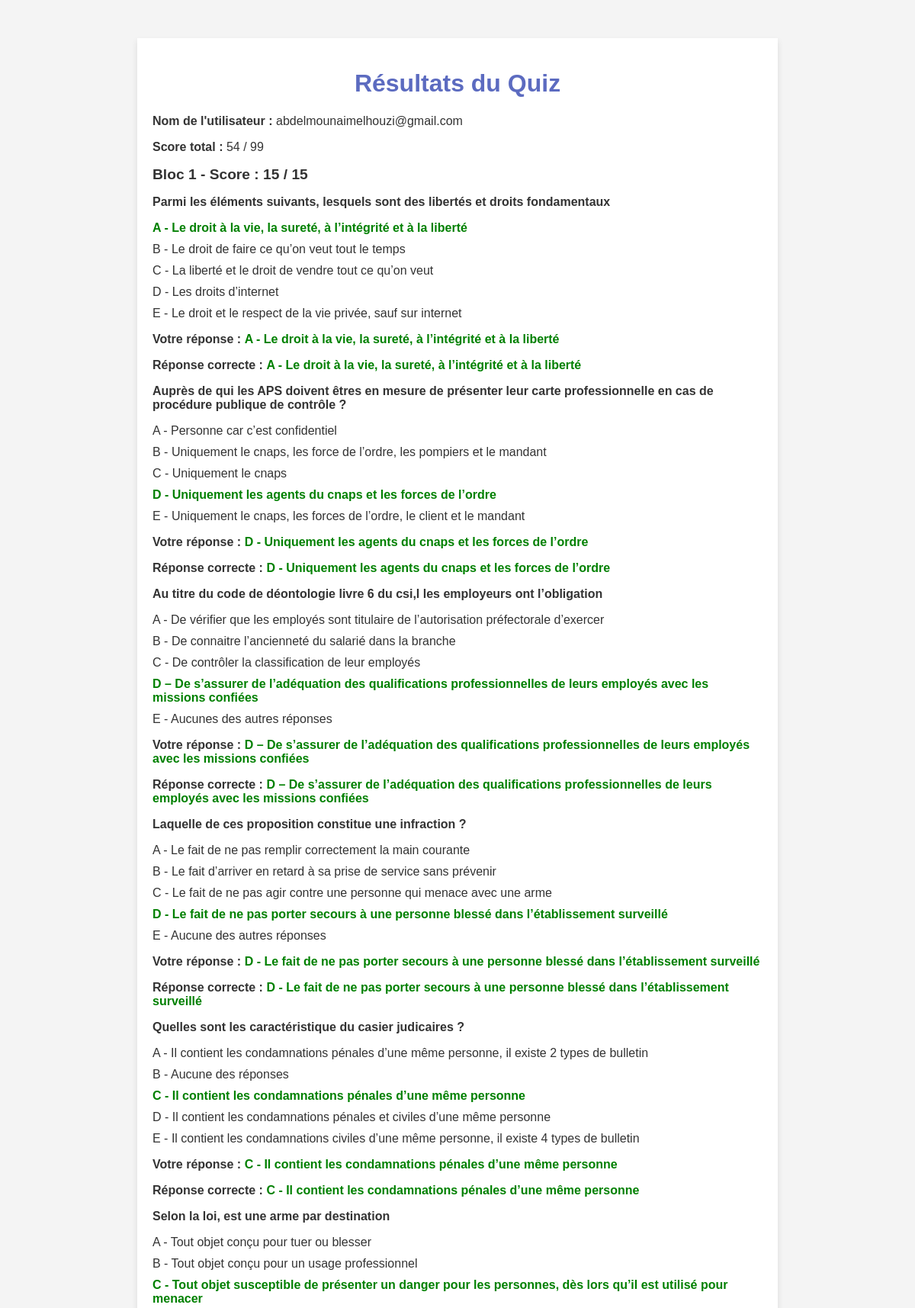
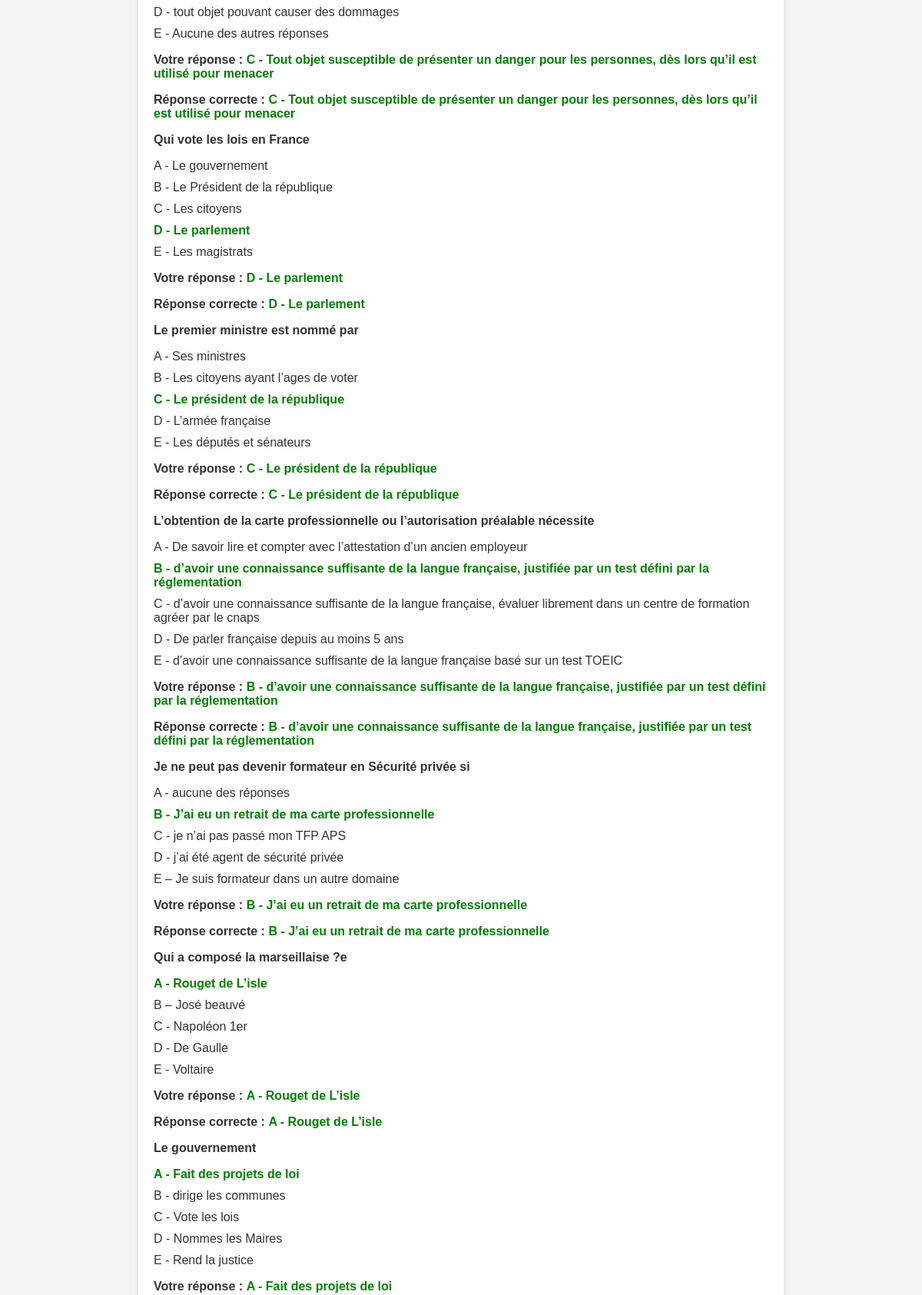
The page /results (signed in, upper part) on the database its author committed (2 pictures, top to bottom).
### models.py (models this page shows, shortened)
class User(db.Model, UserMixin):  # Ajout de UserMixin pour intégrer les fonctionnalités de Flask-Login
    id = db.Column(db.Integer, primary_key=True)
    username = db.Column(db.String(50), nullable=True)
    email = db.Column(db.String(120), unique=True, nullable=False)
    identifiant = db.Column(db.String(32), unique=True, nullable=True)  # Ajout de l'identifiant unique
    password = db.Column(db.String(128), nullable=True)
    score = db.Column(db.Integer, default=0)
    completed_at = db.Column(db.DateTime, default=None)
    role = db.Column(db.String(20), nullable=False, default='student')
    has_taken_quiz = db.Column(db.Boolean, default=False)
    email_sent = db.Column(db.Boolean, default=False)  # Nouvelle colonne pour savoir si l'email a été envoyé

class Question(db.Model):
    id = db.Column(db.Integer, primary_key=True)
    text = db.Column(db.String, nullable=False)
    correct_answer = db.Column(db.String, nullable=False)
    block_number = db.Column(db.Integer, nullable=False)
    choices = db.Column(db.JSON, nullable=False)

class UserAnswer(db.Model):
    id = db.Column(db.Integer, primary_key=True)
    user_id = db.Column(db.Integer, db.ForeignKey('user.id'))
    user_email = db.Column(db.String(50), db.ForeignKey('user.email'))
    question_id = db.Column(db.Integer, db.ForeignKey('question.id'))
    answer = db.Column(db.String(50))
    correct = db.Column(db.Boolean, default=False)
    question = db.relationship('Question', backref='user_answers', lazy=True)

### app.py (the view)
@app.route('/results')
def results():
    user_id = session.get('user_id')
    if not user_id:  # Si l'ID de l'utilisateur n'est pas dans la session
        return redirect(url_for('login'))  # Rediriger vers la page de connexion
    user = User.query.filter_by(id=user_id).first()
    if not user:
        return redirect(url_for('login'))  # Si l'utilisateur n'existe pas, rediriger vers login
    questions = Question.query.all()
    user_answers = {}
    for question in questions:
        answer = UserAnswer.query.filter_by(user_id=user_id, question_id=question.id).first()
        if answer:
            user_answers[question.id] = answer.answer
    total_score = 0
    total_questions = len(questions)
    block_scores = {}
    block_totals = {}
    blocks = {}  # Define the blocks dictionary here
    for question in questions:
        block_number = question.block_number
        if block_number not in blocks:
            blocks[block_number] = []
            block_scores[block_number] = 0
            block_totals[block_number] = 0
        blocks[block_number].append(question)
        if user_answers.get(question.id) == question.correct_answer:
            block_scores[block_number] += 1
            total_score += 1
        block_totals[block_number] += 1
    email_content = render_template_string('''
        <!DOCTYPE html>
        <html lang="fr">
        <head>
            <meta charset="UTF-8">
            <meta name="viewport" content="width=device-width, initial-scale=1.0">
            <title>Résultats du Quiz</title>
            <style>
                body {
                    font-family: Arial, sans-serif;
                    background-color: #f4f4f9;
                    color: #333;
                    margin: 0;
                    padding: 0;
                }
                .container {
                    width: 100%;
                    max-width: 600px;
                    margin: 20px auto;
                    background-color: #ffffff;
                    padding: 20px;
                    border-radius: 8px;
                    box-shadow: 0 2px 10px rgba(0, 0, 0, 0.1);
                }
                h1 {
                    color: #4CAF50;
                    font-size: 24px;
                    margin-bottom: 20px;
                }
                p {
                    font-size: 16px;
                    line-height: 1.6;
                }
                .score {
                    font-size: 20px;
                    font-weight: bold;
                    color: #4CAF50;
                }
                .question-result {
                    margin-bottom: 20px;
                    padding: 10px;
                    background-color: #f9f9f9;
                    border-radius: 5px;
                }
                .question-result.correct {
                    border-left: 5px solid #4CAF50;
                }
                .question-result.incorrect {
                    border-left: 5px solid #f44336;
                }
                .footer {
                    text-align: center;
                    margin-top: 30px;
                    font-size: 14px;
                    color: #777;
                }
            </style>
        </head>
        <body>

            <div class="container">
                <h1>Félicitations {{ user.username }}!</h1>
                <p>Voici vos résultats du quiz :</p>

                <p><strong>Score total :</strong> {{ total_score }} / {{ total_questions }}</p>
                <p class="score">Votre score : {{ total_score }} sur {{ total_questions }}</p>

                <h3>Résultats détaillés des questions :</h3>

                {% for question in questions %}
                    <div class="question-result {% if user_answers[question.id] == question.correct_answer %}correct{% else %}incorrect{% endif %}">
                        <p><strong>{{ question.text }}</strong></p>
                        <p><strong>Votre réponse :</strong> {{ user_answers[question.id] if user_answers[question.id] else 'Aucune réponse' }}</p>
                        <p><strong>Réponse correcte :</strong> {{ question.correct_answer }}</p>
                        {% if user_answers[question.id] == question.correct_answer %}
                            <p style="color: #4CAF50;">Réponse correcte!</p>
                        {% else %}
                            <p style="color: #f44336;">Réponse incorrecte!</p>
                        {% endif %}
                    </div>
                {% endfor %}

                <p>Merci d'avoir participé au quiz. Si vous avez des questions, n'hésitez pas à nous contacter.</p>

                <div class="footer">
                    <p>Cordialement,</p>
                    <p>Équipe du quiz en ligne</p>
                </div>
            </div>

        </body>
        </html>
    ''', user=user, total_score=total_score, total_questions=total_questions, questions=questions, user_answers=user_answers)
    msg = Message("Résultats de votre quiz", recipients=[user.email])
    msg.html = email_content  # Contenu HTML de l'email
    mail.send(msg)
    return render_template('results.html',
                           user=user,
                           total_score=total_score,
                           total_questions=total_questions,
                           blocks=blocks,  # Ensure blocks is passed to the template
                           user_answers=user_answers,
                           block_scores=block_scores,
                           block_totals=block_totals)

### app.py (called while the page is built)
@login_manager.user_loader
def load_user(user_id):
    return User.query.get(int(user_id))

### templates/results.html (shortened to what this page needs)
<!DOCTYPE html>
<html lang="fr">
<head>
    <link rel="stylesheet" href="{{ url_for('static', filename='styles.css') }}">
</head>
<body>
    <div class="container">
        <h1>Résultats du Quiz</h1>
        <p><strong>Nom de l'utilisateur :</strong> {{ user.email }}</p>
        <p><strong>Score total :</strong> {{ total_score }} / {{ total_questions }}</p>
        {% for block_number, questions in blocks.items() %}
            <div class="quiz-block">
                <h2>Bloc {{ block_number }} - Score : {{ block_scores[block_number] }} / {{ block_totals[block_number] }}</h2>
                {% for question in questions %}
                    <div class="question">
                        <p><strong>{{ question.text }}</strong></p>
                        <ul>
                            {% for choice in question.choices %}
                                <li class="{% if choice == question.correct_answer %}correct-answer{% elif user_answers.get(question.id) == choice %}incorrect-answer{% endif %}">
                                    {{ choice }}
                                </li>
                            {% endfor %}
                        </ul>
                        <p><strong>Votre réponse :</strong>
                           {% if user_answers.get(question.id) %}
                               <span class="{% if user_answers.get(question.id) == question.correct_answer %}correct-answer{% else %}incorrect-answer{% endif %}">
                                   {{ user_answers.get(question.id) }}
                               </span>
                           {% else %} Aucune réponse {% endif %}
                        </p>
                        <p><strong>Réponse correcte :</strong>
                           <span class="correct-answer">{{ question.correct_answer }}</span>
                        </p>
                    </div>
                {% endfor %}
            </div>
        {% endfor %}
    </div>
</body>
</html>

### static/styles.css (style rules this page uses)
body { font-family: Arial, sans-serif; background-color: #f4f4f4; color: #333; margin: 0; padding: 0; }
.container { width: 80%; max-width: 800px; margin: 50px auto; background-color: #fff; padding: 20px; box-shadow: 0 4px 8px rgba(0, 0, 0, 0.1); }
h1 { text-align: center; color: #5C6BC0; }
.quiz-block { margin-bottom: 30px; }
.quiz-block h2 { color: #333; font-size: 1.2em; margin-bottom: 10px; }
.question { margin-bottom: 15px; }
ul { list-style-type: none; padding: 0; }
li { margin-bottom: 10px; }
.correct-answer { color: green; font-weight: bold; }

### templates/results.html (style rules this page uses)
.correct-answer { color: green; }

### rows shown on the page
User: email "abdelmounaimelhouzi@gmail.com"
Question: text "Parmi les éléments suivants, lesquels sont des libertés et droits fondamentaux", choices "A - Le droit à la vie, la sureté, à l’intégrité et à la liberté" "B - Le droit de faire ce qu’on veut tout le temps" "C - La liberté et le droit de vendre tout ce qu’on veut" "D - Les droits d’internet" "E - Le droit et le respect de la vie privée, sauf sur internet", correct_answer "A - Le droit à la vie, la sureté, à l’intégrité et à la liberté"
UserAnswer: get "A - Le droit à la vie, la sureté, à l’intégrité et à la liberté"
Question: text "Auprès de qui les APS doivent êtres en mesure de présenter leur carte professionnelle en cas de procédure publique de contrôle ?", choices "A - Personne car c’est confidentiel" "B - Uniquement le cnaps, les force de l’ordre, les pompiers et le mandant" "C - Uniquement le cnaps" "D - Uniquement les agents du cnaps et les forces de l’ordre" "E - Uniquement le cnaps, les forces de l’ordre, le client et le mandant", correct_answer "D - Uniquement les agents du cnaps et les forces de l’ordre"
UserAnswer: get "D - Uniquement les agents du cnaps et les forces de l’ordre"
Question: text "Au titre du code de déontologie livre 6 du csi,l les employeurs ont l’obligation", choices "A - De vérifier que les employés sont titulaire de l’autorisation préfectorale d’exercer" "B - De connaitre l’ancienneté du salarié dans la branche" "C - De contrôler la classification de leur employés" "D – De s’assurer de l’adéquation des qualifications professionnelles de leurs employés avec les missions confiées" "E - Aucunes des autres réponses", correct_answer "D – De s’assurer de l’adéquation des qualifications professionnelles de leurs employés avec les missions confiées"
UserAnswer: get "D – De s’assurer de l’adéquation des qualifications professionnelles de leurs employés avec les missions confiées"
Question: text "Laquelle de ces proposition constitue une infraction ?", choices "A - Le fait de ne pas remplir correctement la main courante" "B - Le fait d’arriver en retard à sa prise de service sans prévenir" "C - Le fait de ne pas agir contre une personne qui menace avec une arme" "D - Le fait de ne pas porter secours à une personne blessé dans l’établissement surveillé" "E - Aucune des autres réponses", correct_answer "D - Le fait de ne pas porter secours à une personne blessé dans l’établissement surveillé"
UserAnswer: get "D - Le fait de ne pas porter secours à une personne blessé dans l’établissement surveillé"
Question: text "Quelles sont les caractéristique du casier judicaires ?", choices "A - Il contient les condamnations pénales d’une même personne, il existe 2 types de bulletin" "B - Aucune des réponses" "C - Il contient les condamnations pénales d’une même personne" "D - Il contient les condamnations pénales et civiles d’une même personne" "E - Il contient les condamnations civiles d’une même personne, il existe 4 types de bulletin", correct_answer "C - Il contient les condamnations pénales d’une même personne"
UserAnswer: get "C - Il contient les condamnations pénales d’une même personne"
Question: text "Selon la loi, est une arme par destination", choices "A - Tout objet conçu pour tuer ou blesser" "B - Tout objet conçu pour un usage professionnel" "C - Tout objet susceptible de présenter un danger pour les personnes, dès lors qu’il est utilisé pour menacer" "D - tout objet pouvant causer des dommages" "E - Aucune des autres réponses", correct_answer "C - Tout objet susceptible de présenter un danger pour les personnes, dès lors qu’il est utilisé pour menacer"
UserAnswer: get "C - Tout objet susceptible de présenter un danger pour les personnes, dès lors qu’il est utilisé pour menacer"
Question: text "Qui vote les lois en France", choices "A - Le gouvernement" "B - Le Président de la république" "C - Les citoyens" "D - Le parlement" "E - Les magistrats", correct_answer "D - Le parlement"
UserAnswer: get "D - Le parlement"
Question: text "Le premier ministre est nommé par", choices "A - Ses ministres" "B - Les citoyens ayant l’ages de voter" "C - Le président de la république" "D - L’armée française" "E - Les députés et sénateurs", correct_answer "C - Le président de la république"
UserAnswer: get "C - Le président de la république"
Question: text "L’obtention de la carte professionnelle ou l’autorisation préalable nécessite", choices "A - De savoir lire et compter avec l’attestation d’un ancien employeur" "B - d’avoir une connaissance suffisante de la langue française, justifiée par un test défini par la réglementation" "C - d’avoir une connaissance suffisante de la langue française, évaluer librement dans un centre de formation agréer par le cnaps" "D - De parler française depuis au moins 5 ans" "E - d’avoir une connaissance suffisante de la langue française basé sur un test TOEIC", correct_answer "B - d’avoir une connaissance suffisante de la langue française, justifiée par un test défini par la réglementation"
UserAnswer: get "B - d’avoir une connaissance suffisante de la langue française, justifiée par un test défini par la réglementation"
Question: text "Je ne peut pas devenir formateur en Sécurité privée si", choices "A - aucune des réponses" "B - J’ai eu un retrait de ma carte professionnelle" "C - je n’ai pas passé mon TFP APS" "D - j’ai été agent de sécurité privée" "E – Je suis formateur dans un autre domaine", correct_answer "B - J’ai eu un retrait de ma carte professionnelle"
UserAnswer: get "B - J’ai eu un retrait de ma carte professionnelle"
Question: text "Qui a composé la marseillaise ?e", choices "A - Rouget de L’isle" "B – José beauvé" "C - Napoléon 1er" "D - De Gaulle" "E - Voltaire", correct_answer "A - Rouget de L’isle"
UserAnswer: get "A - Rouget de L’isle"
Question: text "Le gouvernement", choices "A - Fait des projets de loi" "B - dirige les communes" "C - Vote les lois" "D - Nommes les Maires" "E - Rend la justice"
UserAnswer: get "A - Fait des projets de loi"

### other values the page prints
{{ total_score }} "54"
{{ total_questions }} "99"
{{ block_number }} "1"
{{ block_scores[block_number] }} "15"
{{ block_totals[block_number] }} "15"
